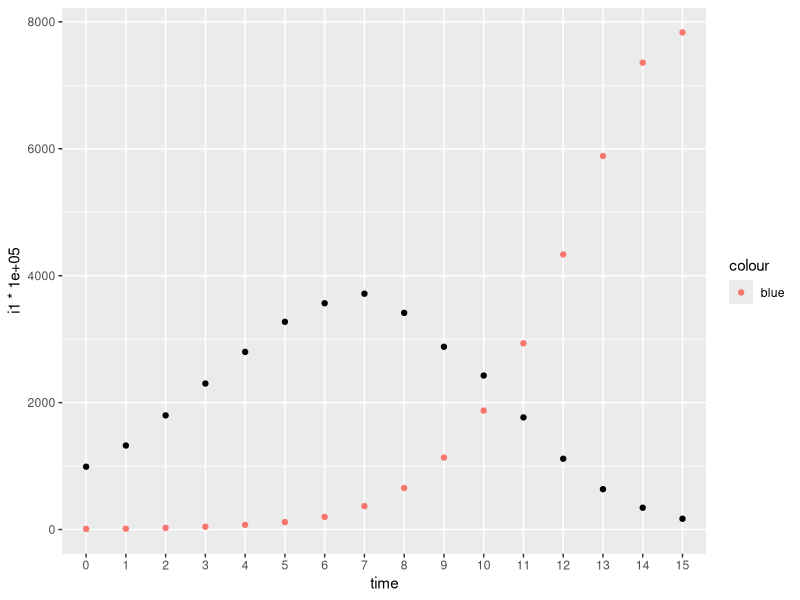
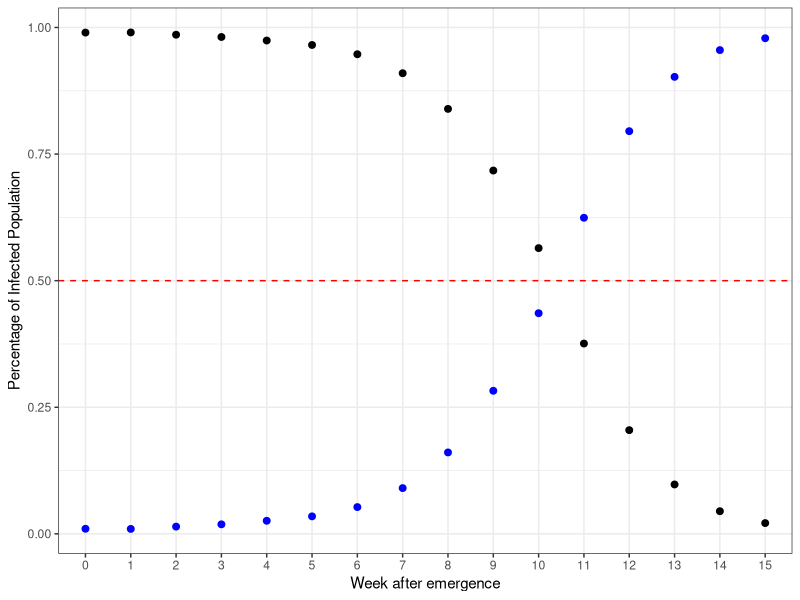

These figures' R source, in order:
# This is to try and fit Fudolig and Howard's multi-strain 
# SIR model to UK data with multiple strains.

## Simulating the SIR model

library(tidyverse)
library(ggforce)

#create a function that updates the SIR model
# ini = initial proportions (s,i1,i2,v,r1,r2,d)
# x = list of variables 
#(beta, beta', gamma, gamma', mu,nu)
#where beta and beta' are transmission coefficients, 
# gamma and gamma' are recovery rates
#mu is the mortality rate
#nu is vaccination rate
#tolerance is 1e-9 for 0
mod_sir <- function(ini,
                    N=100000,
                    x,
                    timestart=0,
                    timeend=10, #in weeks
                    dt=1,
                    tol=1e-9){
  sim <- unname(ini)
  
  cases <- matrix(nrow=length(seq(timestart,timeend,by=dt)),
                  ncol=length(ini))
  colnames(cases) <- names(ini)
  cases[1,] <- sim
  
  #probability of transitions from susceptible compartment
  for(t in 2:nrow(cases)){
      p_SI <- (1-exp(-(x$beta*sim[2] + 
                       x$betap*sim[3] + x$nu)))*(x$beta*sim[2])/(x$beta*sim[2] + 
                                                         x$betap*sim[3] + x$nu)
      p_SIn <- (1-exp(-(x$beta*sim[2] + 
                          x$betap*sim[3] + x$nu)))*(x$betap*sim[3])/(x$beta*sim[2] + 
                                                            x$betap*sim[3] + x$nu)
      p_SV <-  (1-exp(-(x$beta*sim[2] + 
                          x$betap*sim[3] + x$nu)))*(x$nu)/(x$beta*sim[2] + x$betap*sim[3] + x$nu)
      
      #probability of transitions from first infected compartment
      p_IR <- (1- exp(-(x$gamma+x$mu)))*(x$gamma/(x$gamma+x$mu))
      p_ID <- (1-exp(-(x$gamma+x$mu)))*(x$mu/(x$gamma+x$mu))
      
      #probability of transition from vaccinated compartment
      p_VIn <- 1-exp(-x$betap*sim[3])
      
      #probability of transition from recovered compartment
      p_RIn <- 1-exp(-x$betap*sim[3])
      
      #probability of transitions from second infected compartment
      p_InRn <- (1- exp(-(x$gammap+x$mu)))*(x$gammap/(x$gammap+x$mu))
      p_InD <- (1-exp(-(x$gammap+x$mu)))*(x$mu/(x$gammap+x$mu))
      
      
      #number of transitions
      #susceptible
      
      S_probs <- c(p_SI, p_SIn, p_SV, 1-sum(p_SI, p_SIn, p_SV))
      n_S <- as.numeric(rmultinom(1,round(N*sim[1]),prob=S_probs))
      
      #first strain
      I_probs <- c(p_IR,p_ID, (1-sum(p_IR,p_ID)))
      n_I <- as.numeric(rmultinom(1,round(N*sim[2]),prob=I_probs))
      
      #new strain
      In_probs <- c(p_InRn, p_InD, 1-sum(p_InRn, p_InD))
      n_In <- as.numeric(rmultinom(1,round(N*sim[3]),prob=In_probs))
      
      #vaccinated
      n_V <- rbinom(1,round(N*sim[4]),prob=p_VIn)
      
      #first recovered
      
      n_R <- rbinom(1,round(N*sim[5]),prob = p_RIn)
      
      #update sim
      change <-(1/N) * c(-sum(n_S[1:3]),
                  n_S[1]-sum(n_I),
                  n_S[2]+n_V+n_R - sum(n_In),
                  n_S[3] - n_V,
                  n_I[1] - n_R,
                  n_In[1],
                  n_I[2]+n_In[2])
      
      sim <- (sim + change)
      sim <- sim*(sim > tol)
      cases[t,] <- sim
  }
  cases  |> 
    as.data.frame() |> 
    mutate(time=seq(timestart,timeend,by=1)) |> 
    mutate_at(vars(time),factor)-> cases
  return(cases)
}

#initial recovered is 1%
initial_recovered <- 0.01
#initial infected based on data
initial_infected <- 0.01
#vaccination rate
vaxrate <- 0.3
#assume 1% of infected is from emergent strain
ini <- c(s=1-vaxrate-initial_infected-initial_recovered,i1=0.99*initial_infected,i2=0.01*initial_infected,v=vaxrate,r1=initial_recovered,r2=0,d=0)
x <- list(beta=2, betap=2, gamma=0.7, gammap=0.7,mu=0.0002, nu=0.0005) #with death and vaccination
# x <- list(beta=2, betap=4.5, gamma=0.7, gammap=0.7,mu=0.000, nu=0.0) #without death and vaccination


test_run <- mod_sir(ini=ini,
                    x=x,
                    timeend = 15)

test_run |>   ggplot(aes(x=time, y=i1*100000)) + geom_point() + geom_point(aes(x=time,y=i2*100000,color="blue"))

test_run |> mutate(infected = i1+i2+0.000001,infprop1=i1/infected,infprop2=i2/infected) |>
  ggplot(aes(x=time)) + #x axis
  geom_point(aes(y=infprop1),size=2) + geom_line(aes(y=infprop1),size=2) + #original
  geom_point(aes(y=infprop2),color="blue", size=2) + geom_line(aes(y=infprop2),color="blue",size=2) +
  geom_hline(yintercept=0.5,linetype="dashed", color="red") + 
  theme_bw() + ylab("Percentage of Infected Population") + xlab("Week after emergence")

